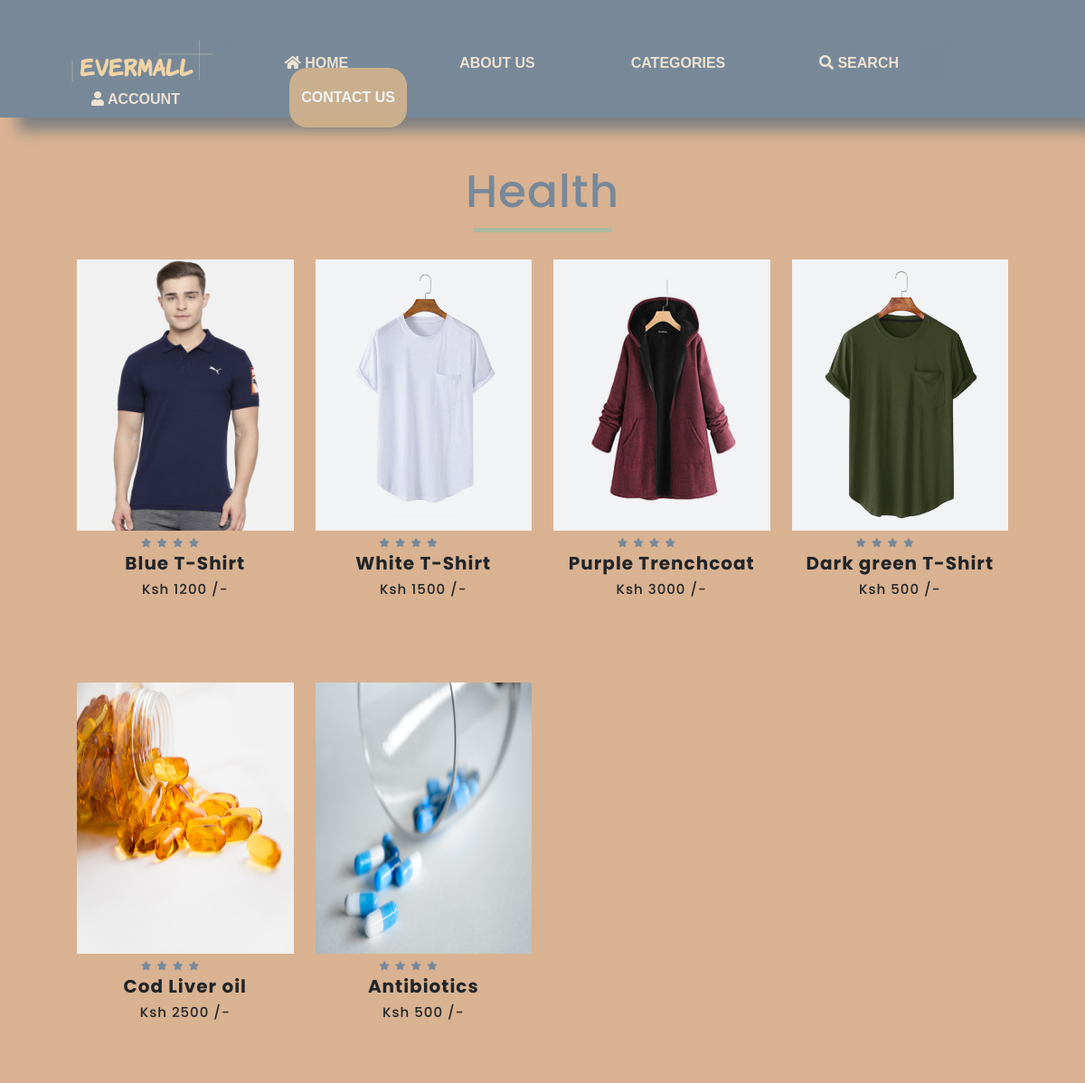
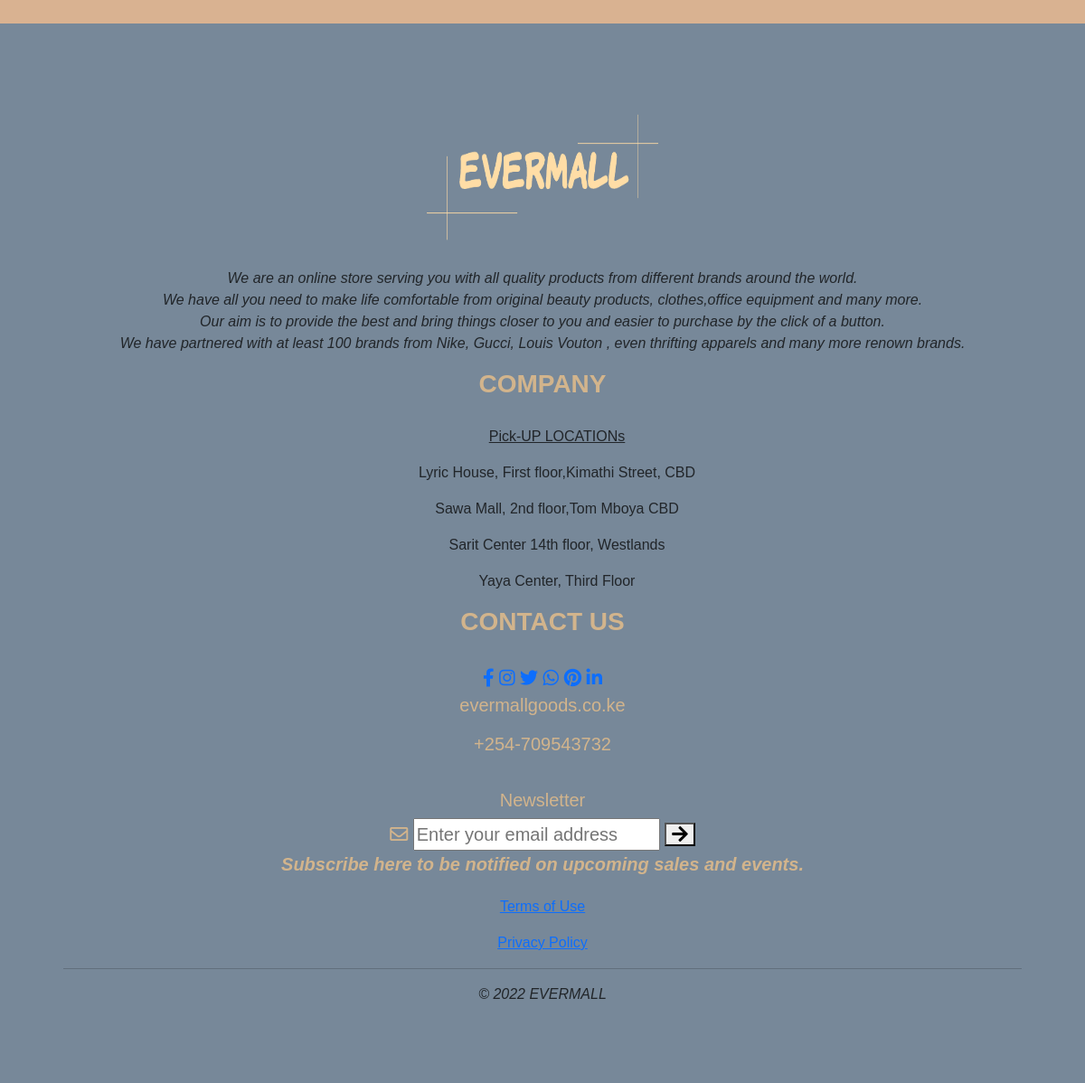
Page /Shop/Health.php on the committed database (2 pictures, top to bottom).
### tables this page shows
CREATE TABLE `tbl_product` (
  `product_id` int(11) NOT NULL,
  `vendor_id` int(30) NOT NULL,
  `product_name` varchar(25) DEFAULT NULL,
  `product_description` text DEFAULT NULL,
  `product_image` varchar(40) DEFAULT NULL,
  `unit_price` double DEFAULT NULL,
  `available_quantity` int(11) DEFAULT NULL,
  `subcategory_name` text DEFAULT NULL,
  `category_name` text NOT NULL,
  `product_keywords` varchar(50) NOT NULL,
  `created_at` datetime DEFAULT current_timestamp(),
  `updated_at` datetime DEFAULT current_timestamp(),
  `added_by` int(11) DEFAULT NULL,
  `is_deleted` int(11) DEFAULT NULL
);

### Shop/Health.php (the view, shortened to what this page needs)
<?php
require_once('../Admin/connections.php');
$sql="SELECT * FROM tbl_product WHERE category_name='Health'";
$all_product = $conn->query($sql);
?>
<html>
    <head>
        <link rel="stylesheet" href="product2.css">
        <link rel="stylesheet" href="https://stackpath.bootstrapcdn.com/bootstrap/4.3.1/css/bootstrap.min.css">
        <link rel="stylesheet" href="https://stackpath.bootstrapcdn.com/font-awesome/4.7.0/css/font-awesome.min.css">
        <link rel="stylesheet" href="https://cdn.jsdelivr.net/npm/bootstrap@5.2.0-beta1/dist/css/bootstrap.min.css">
	 <link rel="stylesheet" type="text/css" href="https://cdnjs.cloudflare.com/ajax/libs/font-awesome/5.15.1/css/all.min.css">
     <link rel="stylesheet" href="../Index/index.css" >
</head>
<body>
<header>
			<ul>
			<a href="../Index/Index.php">
            <li><img src="../Evermall(White).png" width="300px"></li>
            </a>
			<li><b> <a href="../Index/Index.php"><i class="fa fa-home"></i> HOME </a></b>
			<li><b> <a href="../About/About.php"> ABOUT US </a></b>
			</li>
			<li><b> <a href="../Shop/Shop.php"> CATEGORIES </a></b>
		</li>
			<li><b> <a href="../Shop/resultspage.php"><i class="fa fa-search"></i> SEARCH </a></b>
			</li>
	 <li><b> <a href="../Account/Account.php"><i class="fa fa-user"></i> ACCOUNT </a></b>
	 </li>
	<li id="contact"><b> <a href="../Contact/Contact.php"> CONTACT US  </a></b></li>
</ul>
</header>
<div class="small-container">
        <div class="crazydeals">
        <h1>Health</h1>
        <hr/>
        </div>
        <div class="row">
<?php
	while($row=mysqli_fetch_assoc($all_product)){
?>
    <div class="col-md-3">
        <div class="product-top">
        <img class="" src="../Admin/uploaded_image/<?php echo $row["product_image"]; ?>" width="100%" height="300" alt = "product image">
       <div class="product-bottom text-center">
       <i class="fa fa-star" ></i>
       <i class="fa fa-star"></i>
       <i class="fa fa-star" ></i>
       <i class="fa fa-star" ></i>
       <i class="fa fa-star-half-o" ></i>
       <i class="fa fa-star-o"></i>
       <h3><?php echo $row["product_name"]; ?></h3>
       <h5> Ksh <?php echo $row["unit_price"]; ?> /-</h5><br>
       </div>
       </div>
    </div>
<?php
};
?>
</div>
</div>
<div class="footer">
	<div class="footer-col">
	   <img class="image" src="../Evermall(White).png">
	     <p> <i>We are an online store serving you with all quality products from different brands around the world. <br>
	     We have all you need to make life comfortable  from original beauty products, clothes,office equipment and many more.<br>Our aim is to provide the best and bring things closer to you and easier to purchase by the click of a button.<br>We have partnered with
	     at least 100 brands from Nike, Gucci, Louis Vouton , even thrifting apparels and many more renown brands.</i> </p>
	</div>
	<div class=" footer-col">
	    <h4> <b>COMPANY </b></h4>
	   <ul>
	       <p><u> Pick-UP LOCATIONs</u> </p>
		   <p> Lyric House, First floor,Kimathi Street, CBD  </p>
		   <p>Sawa Mall, 2nd floor,Tom Mboya CBD </p>
		   <p>Sarit Center 14th floor, Westlands  </p>
		   <p>Yaya Center, Third Floor </p>
	   </ul>
	</div>
	<div class="footer-col">
	    <h4> <b>CONTACT US</b></h4>
	        <div class="social-links">
			   <a href="#"><i class="fab fa-facebook-f"></i></a>
			   <a href="#"><i class="fab fa-instagram"></i></a>
			   <a href="#"><i class="fab fa-twitter"></i></a>
               <a href="#"><i class="fab fa-whatsapp"></i></a>
			   <a href="#"><i class="fab fa-pinterest"></i></a>
			   <a href="#"><i class="fab fa-linkedin-in"></i></a><br>
			   <p class="email-id"> evermallgoods.co.ke</p>
			   <h5> +254-709543732</h5> <BR>
				<div class="col">
					<h5>Newsletter</h5>
     				<form>
						<i class="far fa-envelope"></i>
						<input type="email" placeholder="Enter your email address" required>
						<button type="submit"><i class="fas fa-arrow-right"></i></button>
						<p><i><b>Subscribe here to be notified on upcoming sales and events.</b></i></p>
					</form>
				</div>
		   </div>
	 </div>
	<p><a href="#"> Terms of Use </a></p>
	<p><a href="#">Privacy Policy  </a></p>
<div>
     <hr>
     <p class="Copyright"> <i>&#169; 2022 EVERMALL</i></p>
</div>
</div>
</body>
</html>

### Shop/product2.css (style rules this page uses)
.small-container { width: 100%; max-width: 1080px; font-family: Poppins , sans-serif; letter-spacing: 1px; margin:auto; padding-left: 25px; padding-right: 25px; }
.small-container h1 { margin-top: 5%; }
.row { margin-top: 30px; }
img { width: 100%; }
.product-bottom .fa { color: lightslategray; font-size: 10px; }
.product-bottom h3 { font-size: 20px; font-weight: bold; }
.product-bottom h5 { font-size: 15px; padding-bottom: 10px; }
.col-md-3 { margin-bottom: 5%; transition: transform 0.5s; justify-content: space-around; }
.image { width:209px !important; height:313px !important; }

### Index/index.css (style rules this page uses)
body { width:100%; background:url("Background cover.jpeg"); background-size: cover; background-position:center; padding: 0; margin: 0; overflow-x: hidden; text-align: center; font-family: 'Barlow',sans-serif; box-sizing:border-box; }
.image { width:400px; height:300px; }
h1 { font-size:50px; color:LightSlateGray; }
header { background-color:LightSlateGray; padding: 50px; padding-bottom: 80px; box-shadow: 20px 15px 15px Gray; }
header li img { width: 200px; float: left; margin-top: -20px; }
header ul { margin: 0; padding: 0; list-style: none; }
header ul li { float: left; width: 200px; height: 40px; background-color: LightSlateGray; opacity: .9; line-height: 40px; text-align: center; }
header ul li a { color:AntiqueWhite; text-decoration: none; padding: 13px; transition: .3s ease; }
header ul #contact a { color: #fff; background-color: Tan; border-radius:20px; float: right; position: relative; top: -15px; transition: .3s ease; }
.crazydeals hr { width: 15%; height:5px; border:none; background:#26ccca; margin:auto; margin-top:10px; margin-bottom:30px; }
.image { width:300px !important; height: 200px !important; }
.footer { margin:0; padding:0; background-color:LightSlateGray; padding: 70px; }
.footer-col h4 { font-size:28px; color: Tan; text-transform:capitalize; margin-bottom:30px; }
.Copyright { text-align: center; }
.social-links { font-size:20px; color:Tan; }

### rows in the picture
tbl_product: product_image (picture), product_name "Blue T-Shirt", unit_price "1200"
tbl_product: product_image (picture), product_name "White T-Shirt", unit_price "1500"
tbl_product: product_image (picture), product_name "Purple Trenchcoat", unit_price "3000"
tbl_product: product_image (picture), product_name "Dark green T-Shirt", unit_price "500"
tbl_product: product_image (picture), product_name "Cod Liver oil", unit_price "2500"
tbl_product: product_image (picture), product_name "Antibiotics", unit_price "500"
